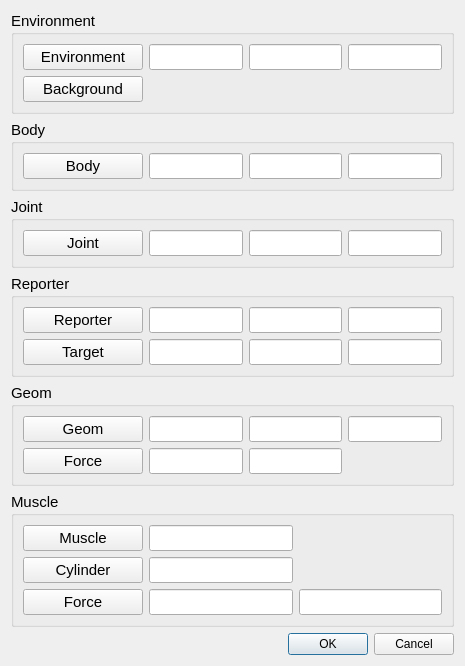
<?xml version="1.0" encoding="UTF-8"?>
<ui version="4.0">
 <class>DialogInterface</class>
 <widget class="QDialog" name="DialogInterface">
  <property name="geometry">
   <rect>
    <x>0</x>
    <y>0</y>
    <width>465</width>
    <height>639</height>
   </rect>
  </property>
  <property name="windowTitle">
   <string>Interface Settings</string>
  </property>
  <layout class="QGridLayout" name="gridLayout">
   <item row="2" column="0">
    <widget class="QGroupBox" name="groupBox_5">
     <property name="font">
      <font>
       <pointsize>11</pointsize>
      </font>
     </property>
     <property name="title">
      <string>Joint</string>
     </property>
     <layout class="QGridLayout" name="gridLayout_6">
      <item row="0" column="0">
       <widget class="QPushButton" name="pushButtonJointColour">
        <property name="minimumSize">
         <size>
          <width>120</width>
          <height>0</height>
         </size>
        </property>
        <property name="font">
         <font>
          <pointsize>11</pointsize>
         </font>
        </property>
        <property name="toolTip">
         <string>Set the colour of JOINT class elements</string>
        </property>
        <property name="text">
         <string>Joint</string>
        </property>
        <property name="flat">
         <bool>false</bool>
        </property>
       </widget>
      </item>
      <item row="0" column="1">
       <widget class="QLineEdit" name="lineEditJointX"/>
      </item>
      <item row="0" column="2">
       <widget class="QLineEdit" name="lineEditJointY"/>
      </item>
      <item row="0" column="3">
       <widget class="QLineEdit" name="lineEditJointZ"/>
      </item>
     </layout>
    </widget>
   </item>
   <item row="4" column="0">
    <widget class="QGroupBox" name="groupBox_7">
     <property name="font">
      <font>
       <pointsize>11</pointsize>
      </font>
     </property>
     <property name="title">
      <string>Geom</string>
     </property>
     <layout class="QGridLayout" name="gridLayout_8">
      <item row="0" column="0">
       <widget class="QPushButton" name="pushButtonGeomColour">
        <property name="minimumSize">
         <size>
          <width>120</width>
          <height>0</height>
         </size>
        </property>
        <property name="font">
         <font>
          <pointsize>11</pointsize>
         </font>
        </property>
        <property name="toolTip">
         <string>Set the colour of GEOM class elements</string>
        </property>
        <property name="text">
         <string>Geom</string>
        </property>
        <property name="flat">
         <bool>false</bool>
        </property>
       </widget>
      </item>
      <item row="0" column="1">
       <widget class="QLineEdit" name="lineEditGeomX"/>
      </item>
      <item row="0" column="2">
       <widget class="QLineEdit" name="lineEditGeomY"/>
      </item>
      <item row="0" column="3">
       <widget class="QLineEdit" name="lineEditGeomZ"/>
      </item>
      <item row="1" column="0">
       <widget class="QPushButton" name="pushButtonGeomForceColour">
        <property name="font">
         <font>
          <pointsize>11</pointsize>
         </font>
        </property>
        <property name="toolTip">
         <string>Set the colour of GEOM force indicator</string>
        </property>
        <property name="text">
         <string>Force</string>
        </property>
        <property name="flat">
         <bool>false</bool>
        </property>
       </widget>
      </item>
      <item row="1" column="1">
       <widget class="QLineEdit" name="lineEditGeomForceRadius">
        <property name="toolTip">
         <string>Radius of force indicator</string>
        </property>
       </widget>
      </item>
      <item row="1" column="2">
       <widget class="QLineEdit" name="lineEditGeomForceScale">
        <property name="toolTip">
         <string>Scale of force indicator</string>
        </property>
       </widget>
      </item>
     </layout>
    </widget>
   </item>
   <item row="1" column="0">
    <widget class="QGroupBox" name="groupBox_4">
     <property name="font">
      <font>
       <pointsize>11</pointsize>
      </font>
     </property>
     <property name="title">
      <string>Body</string>
     </property>
     <layout class="QGridLayout" name="gridLayout_5">
      <item row="0" column="0">
       <widget class="QPushButton" name="pushButtonBodyColour">
        <property name="minimumSize">
         <size>
          <width>120</width>
          <height>0</height>
         </size>
        </property>
        <property name="font">
         <font>
          <pointsize>11</pointsize>
         </font>
        </property>
        <property name="toolTip">
         <string>Set the colour of BODY class elements</string>
        </property>
        <property name="text">
         <string>Body</string>
        </property>
        <property name="flat">
         <bool>false</bool>
        </property>
       </widget>
      </item>
      <item row="0" column="1">
       <widget class="QLineEdit" name="lineEditBodyX"/>
      </item>
      <item row="0" column="2">
       <widget class="QLineEdit" name="lineEditBodyY"/>
      </item>
      <item row="0" column="3">
       <widget class="QLineEdit" name="lineEditBodyZ"/>
      </item>
     </layout>
    </widget>
   </item>
   <item row="0" column="0">
    <widget class="QGroupBox" name="groupBox_3">
     <property name="font">
      <font>
       <pointsize>11</pointsize>
      </font>
     </property>
     <property name="title">
      <string>Environment</string>
     </property>
     <layout class="QGridLayout" name="gridLayout_4">
      <item row="0" column="0">
       <widget class="QPushButton" name="pushButtonEnvironmentColour">
        <property name="minimumSize">
         <size>
          <width>120</width>
          <height>0</height>
         </size>
        </property>
        <property name="font">
         <font>
          <pointsize>11</pointsize>
         </font>
        </property>
        <property name="toolTip">
         <string>Set the colour of ENVIRONMENT class elements</string>
        </property>
        <property name="text">
         <string>Environment</string>
        </property>
        <property name="flat">
         <bool>false</bool>
        </property>
       </widget>
      </item>
      <item row="0" column="2">
       <widget class="QLineEdit" name="lineEditEnvironmentY"/>
      </item>
      <item row="0" column="3">
       <widget class="QLineEdit" name="lineEditEnvironmentZ"/>
      </item>
      <item row="0" column="1">
       <widget class="QLineEdit" name="lineEditEnvironmentX"/>
      </item>
      <item row="1" column="0">
       <widget class="QPushButton" name="pushButtonBackgroundColor">
        <property name="font">
         <font>
          <pointsize>11</pointsize>
         </font>
        </property>
        <property name="text">
         <string>Background</string>
        </property>
       </widget>
      </item>
     </layout>
    </widget>
   </item>
   <item row="3" column="0">
    <widget class="QGroupBox" name="groupBox_6">
     <property name="font">
      <font>
       <pointsize>11</pointsize>
      </font>
     </property>
     <property name="title">
      <string>Reporter</string>
     </property>
     <layout class="QGridLayout" name="gridLayout_7">
      <item row="0" column="0">
       <widget class="QPushButton" name="pushButtonReporterColour">
        <property name="minimumSize">
         <size>
          <width>120</width>
          <height>0</height>
         </size>
        </property>
        <property name="font">
         <font>
          <pointsize>11</pointsize>
         </font>
        </property>
        <property name="toolTip">
         <string>Set the colour of JOINT class elements</string>
        </property>
        <property name="text">
         <string>Reporter</string>
        </property>
        <property name="flat">
         <bool>false</bool>
        </property>
       </widget>
      </item>
      <item row="0" column="1">
       <widget class="QLineEdit" name="lineEditReporterX"/>
      </item>
      <item row="0" column="2">
       <widget class="QLineEdit" name="lineEditReporterY"/>
      </item>
      <item row="0" column="3">
       <widget class="QLineEdit" name="lineEditReporterZ"/>
      </item>
      <item row="1" column="0">
       <widget class="QPushButton" name="pushButtonDataTargetColour">
        <property name="minimumSize">
         <size>
          <width>120</width>
          <height>0</height>
         </size>
        </property>
        <property name="font">
         <font>
          <pointsize>11</pointsize>
         </font>
        </property>
        <property name="text">
         <string>Target</string>
        </property>
       </widget>
      </item>
      <item row="1" column="1">
       <widget class="QLineEdit" name="lineEditDataTargetX"/>
      </item>
      <item row="1" column="2">
       <widget class="QLineEdit" name="lineEditDataTargetY"/>
      </item>
      <item row="1" column="3">
       <widget class="QLineEdit" name="lineEditDataTargetZ"/>
      </item>
     </layout>
    </widget>
   </item>
   <item row="5" column="0">
    <widget class="QGroupBox" name="groupBox_8">
     <property name="font">
      <font>
       <pointsize>11</pointsize>
      </font>
     </property>
     <property name="title">
      <string>Muscle</string>
     </property>
     <layout class="QGridLayout" name="gridLayout_9">
      <item row="0" column="0">
       <widget class="QPushButton" name="pushButtonStrapColour">
        <property name="minimumSize">
         <size>
          <width>120</width>
          <height>0</height>
         </size>
        </property>
        <property name="font">
         <font>
          <pointsize>11</pointsize>
         </font>
        </property>
        <property name="toolTip">
         <string>Set the colour of MUSCLE class elements straps</string>
        </property>
        <property name="text">
         <string>Muscle</string>
        </property>
        <property name="flat">
         <bool>false</bool>
        </property>
       </widget>
      </item>
      <item row="0" column="1">
       <widget class="QLineEdit" name="lineEditStrapRadius">
        <property name="toolTip">
         <string>Muscle strap radius</string>
        </property>
       </widget>
      </item>
      <item row="1" column="0">
       <widget class="QPushButton" name="pushButtonStrapCylinderColour">
        <property name="font">
         <font>
          <pointsize>11</pointsize>
         </font>
        </property>
        <property name="toolTip">
         <string>Set the colour of MUSCLE class elements cylinders</string>
        </property>
        <property name="text">
         <string>Cylinder</string>
        </property>
        <property name="flat">
         <bool>false</bool>
        </property>
       </widget>
      </item>
      <item row="1" column="1">
       <widget class="QLineEdit" name="lineEditStrapCylinderLength">
        <property name="toolTip">
         <string>Length to draw muscle wrap cylinders</string>
        </property>
       </widget>
      </item>
      <item row="2" column="0">
       <widget class="QPushButton" name="pushButtonStrapForceColour">
        <property name="font">
         <font>
          <pointsize>11</pointsize>
         </font>
        </property>
        <property name="toolTip">
         <string>Set the colour of MUSCLE force indicators</string>
        </property>
        <property name="text">
         <string>Force</string>
        </property>
        <property name="flat">
         <bool>false</bool>
        </property>
       </widget>
      </item>
      <item row="2" column="1">
       <widget class="QLineEdit" name="lineEditStrapForceRadius">
        <property name="toolTip">
         <string>Radius of muscle force indicator</string>
        </property>
       </widget>
      </item>
      <item row="2" column="2">
       <widget class="QLineEdit" name="lineEditStrapForceScale">
        <property name="toolTip">
         <string>Scale value of muscle force indicator</string>
        </property>
       </widget>
      </item>
     </layout>
    </widget>
   </item>
   <item row="6" column="0">
    <widget class="QDialogButtonBox" name="buttonBox">
     <property name="orientation">
      <enum>Qt::Horizontal</enum>
     </property>
     <property name="standardButtons">
      <set>QDialogButtonBox::Cancel|QDialogButtonBox::Ok</set>
     </property>
    </widget>
   </item>
  </layout>
 </widget>
 <tabstops>
  <tabstop>buttonBox</tabstop>
 </tabstops>
 <resources/>
 <connections>
  <connection>
   <sender>buttonBox</sender>
   <signal>accepted()</signal>
   <receiver>DialogInterface</receiver>
   <slot>accept()</slot>
   <hints>
    <hint type="sourcelabel">
     <x>138</x>
     <y>320</y>
    </hint>
    <hint type="destinationlabel">
     <x>157</x>
     <y>274</y>
    </hint>
   </hints>
  </connection>
  <connection>
   <sender>buttonBox</sender>
   <signal>rejected()</signal>
   <receiver>DialogInterface</receiver>
   <slot>reject()</slot>
   <hints>
    <hint type="sourcelabel">
     <x>206</x>
     <y>320</y>
    </hint>
    <hint type="destinationlabel">
     <x>286</x>
     <y>274</y>
    </hint>
   </hints>
  </connection>
 </connections>
 <designerdata>
  <property name="gridDeltaX">
   <number>10</number>
  </property>
  <property name="gridDeltaY">
   <number>10</number>
  </property>
  <property name="gridSnapX">
   <bool>true</bool>
  </property>
  <property name="gridSnapY">
   <bool>true</bool>
  </property>
  <property name="gridVisible">
   <bool>true</bool>
  </property>
 </designerdata>
</ui>
